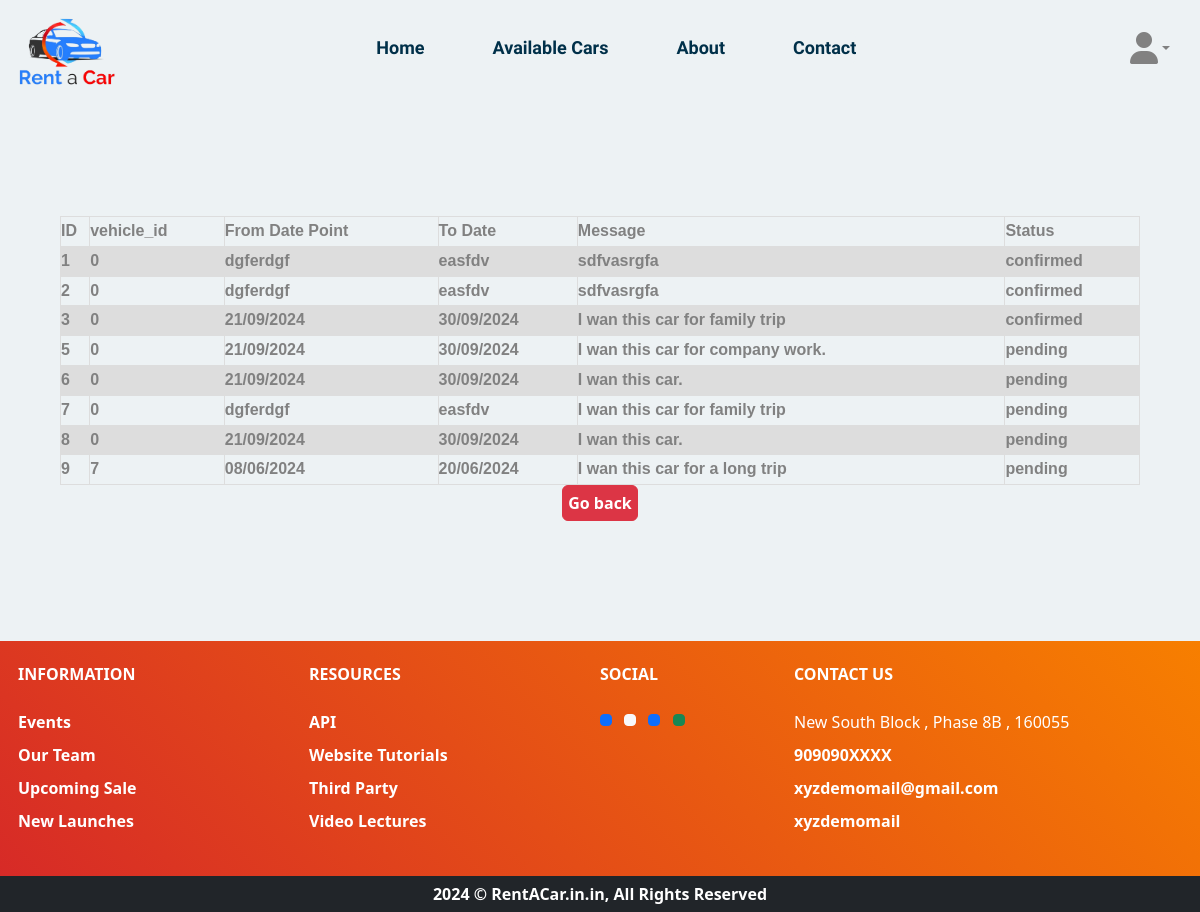
Page /booked.php (signed in) on the committed database.
### tables this page shows
CREATE TABLE `bookings` (
  `id` int NOT NULL,
  `username` varchar(50) NOT NULL,
  `vehicle_id` int NOT NULL,
  `from_date` varchar(15) NOT NULL,
  `to_date` varchar(15) NOT NULL,
  `message` text NOT NULL,
  `status` varchar(15) NOT NULL DEFAULT 'pending'
);

### booked.php (the view, shortened to what this page needs)
<?php
include('includes/config.php');
?>
<!DOCTYPE html>
<html lang="en">
<head>
    <head>
    <link rel="stylesheet" href="https://cdn.jsdelivr.net/npm/bootstrap@5.3.3/dist/css/bootstrap.min.css" />
        <link rel="stylesheet" href="assets/css/table.css">
        <link rel="stylesheet" href="assets/css/style.css">
    </head>
<body>
    <?php
    include("includes/header.php");
?>
    <section class="booking-table">
        <div class="rows">
            <table>
                <tr>
                    <th>ID</th>
                    <th>vehicle_id</th>
                    <th>From Date Point</th>
                    <th>To Date</th>
                    <th>Message</th>
                    <th>Status</th>
                </tr>
<?php
    $username = $_SESSION['user'];
    $sql = "SELECT * from bookings WHERE username=:username";
    $query = $dbh->prepare($sql);
    $query->bindParam(':username', $username, PDO::PARAM_STR);
    $query->execute();
    $results = $query->fetchAll(PDO::FETCH_OBJ);
    if ($query->rowCount() > 0) {
        foreach ($results as $result) {
    ?>
                <tr>
                    <th><?php echo htmlentities($result->id); ?></th>
                    <th><?php echo htmlentities($result->vehicle_id); ?></th>
                    <th><?php echo htmlentities($result->from_date); ?></th>
                    <th><?php echo htmlentities($result->to_date); ?></th>
                    <th><?php echo htmlentities($result->message); ?></th>
                    <th><?php echo htmlentities($result->status); ?></th>
                </tr>
        <?php
        }}
        ?>
            </table>
        </div>
        <div class="input-group-btn">
            <center>
                <a href="index.php"><button type="button" class="btn btn-danger"><b>Go back</b></button></a>
            </center>
        </div>
    </section>
    <?php
    include("includes/footer.php");
    ?>
</body>
</html>

### assets/css/table.css (style rules this page uses)
body { min-height: 80vh !important; }
.booking-table { margin: 120px 10px 120px 10px; display: flex; flex-direction: column; align-items: center; padding: 20px; }
.booking-table .rows { max-width: 90vw; width: 90vw; }
.btn { padding: 5px !important; }
body { line-height: 1.8; color: #818181; }
table { font-family: arial, sans-serif; border-collapse: collapse; width: 100%; }
td, th { border: 1px solid #dddddd; text-align: left; padding: 8px; }
tr:nth-child(even) { background-color: #dddddd; }

### assets/css/style.css (style rules this page uses)
* { margin: 0px; padding: 0px !important; box-sizing: border-box; }
html, body { scroll-behavior: smooth; }
body { background-color: #edf2f4; }

### rows in the picture
bookings: id "1", vehicle "0", from_date "dgferdgf", to_date "easfdv", message "sdfvasrgfa", status "confirmed"
bookings: id "2", vehicle "0", from_date "dgferdgf", to_date "easfdv", message "sdfvasrgfa", status "confirmed"
bookings: id "3", vehicle "0", from_date "21/09/2024", to_date "30/09/2024", message "I wan this car for family trip", status "confirmed"
bookings: id "5", vehicle "0", from_date "21/09/2024", to_date "30/09/2024", message "I wan this car for company work.", status "pending"
bookings: id "6", vehicle "0", from_date "21/09/2024", to_date "30/09/2024", message "I wan this car.", status "pending"
bookings: id "7", vehicle "0", from_date "dgferdgf", to_date "easfdv", message "I wan this car for family trip", status "pending"
bookings: id "8", vehicle "0", from_date "21/09/2024", to_date "30/09/2024", message "I wan this car.", status "pending"
bookings: id "9", vehicle "7", from_date "08/06/2024", to_date "20/06/2024", message "I wan this car for a long trip", status "pending"
